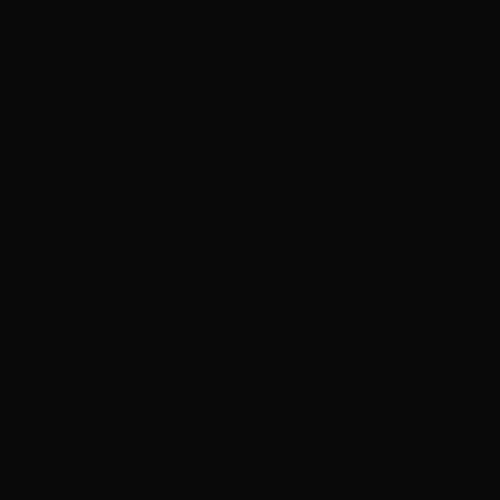
Frame 1 (no input)
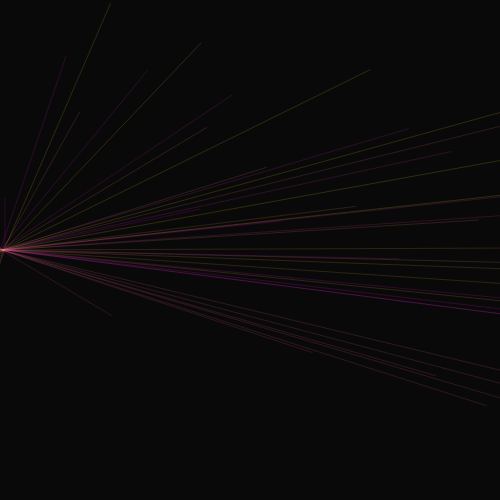
Frame 60 (no input)
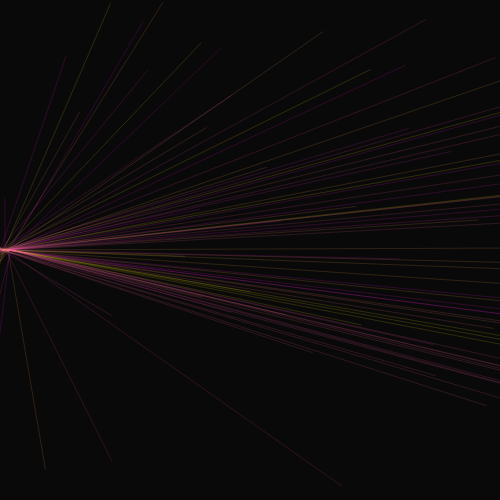
Frame 120 (the mouse pressed at the canvas centre since frame 60)

The p5.js sketch that drew these frames (run headless with seeded random() and noise() and a simulated clock; from frame 60 on, the mouse is pressed at the canvas centre):

// p5.js sketch
// ── sketch.js
// defining a variable called "linept" are storing an empty object in that variable
var linept={};
//defining a varible "g" and assiinging the value ten;
var g=10;

//p5 set up function
function setup() {
  //define a canvas element width 500 pixels, H 500 pixels
  createCanvas(500,500);
//set background color
  background(10, 9, 9);

//define parameters for object "linept"
//centerX and centerY are focal points of our line objects
  linept.centerX = 0;
  linept.centerY = height/2;
//coordinates
  linept.X= 0;
  linept.Y= 0;

//how fast draw is called
  frameRate(60);

} // end of setup function




//p5 function that repeats itself
function draw() {


  // incrementing variable "g" by 5 modulo 254 so it does not exceed this value
  g= (g + 5) % 254;
//set stroke color of line objects
//254-"g" is setting the blue to be opposite value of green
//all with an alpha value/ opacity of 40
  stroke(242, g, 254-g, 40);

  // drawlines
  //coordinate one map is coordinate 2, X2 Y2
  line(linept.centerX, linept.centerY, map(linept.X, 0, width, -width, width*2), linept.Y);

//updating position of X2
// by adding a random value between 10 and 80 modulo so we don't exceed the width
  linept.X= linept.X + random(10,80);
  linept.X= linept.X % width;


  console.log (linept.X);
  linept.Y= linept.Y + random(10,40);
  linept.Y=linept.Y % height;

  linept.centerX += 0.1;
}
